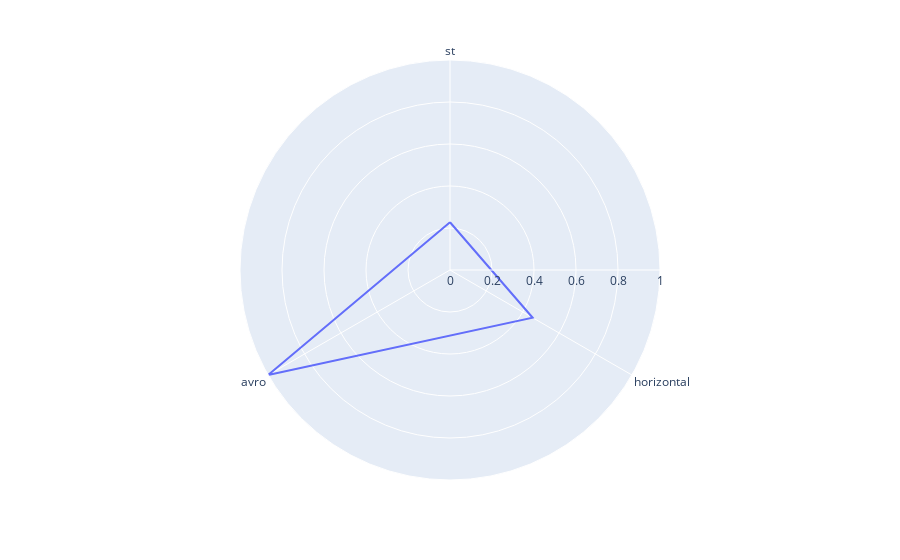

The notebook cell this image was saved under:
### Markdown cell above
plotRadar is a method show the presence of trade-offs by using the single dimension ranking criterion which reduce the accuracy of the other dimensions

### Code cell
# this method takes two parameters, the single dimension & the dataset size

singleDimensionRanking.plotRadar('storage', '100M')

### Figure 1 — Plotly figure (JSON) as saved in the notebook; plotly's stock layout.template omitted (floating-point values rounded to 4 significant figures)
{"data": [{"hovertemplate": "r=%{r}<br>theta=%{theta}<extra></extra>", "legendgroup": "", "line": {"color": "#636efa", "dash": "solid"}, "marker": {"symbol": "circle"}, "mode": "lines", "name": "", "r": [0.2273, 0.4545, 1, 0.2273], "showlegend": false, "subplot": "polar", "theta": ["st", "horizontal", "avro", "st"], "type": "scatterpolar"}], "layout": {"legend": {"tracegroupgap": 0}, "margin": {"t": 60}, "polar": {"angularaxis": {"direction": "clockwise", "rotation": 90}, "domain": {"x": [0, 1], "y": [0, 1]}}}}
